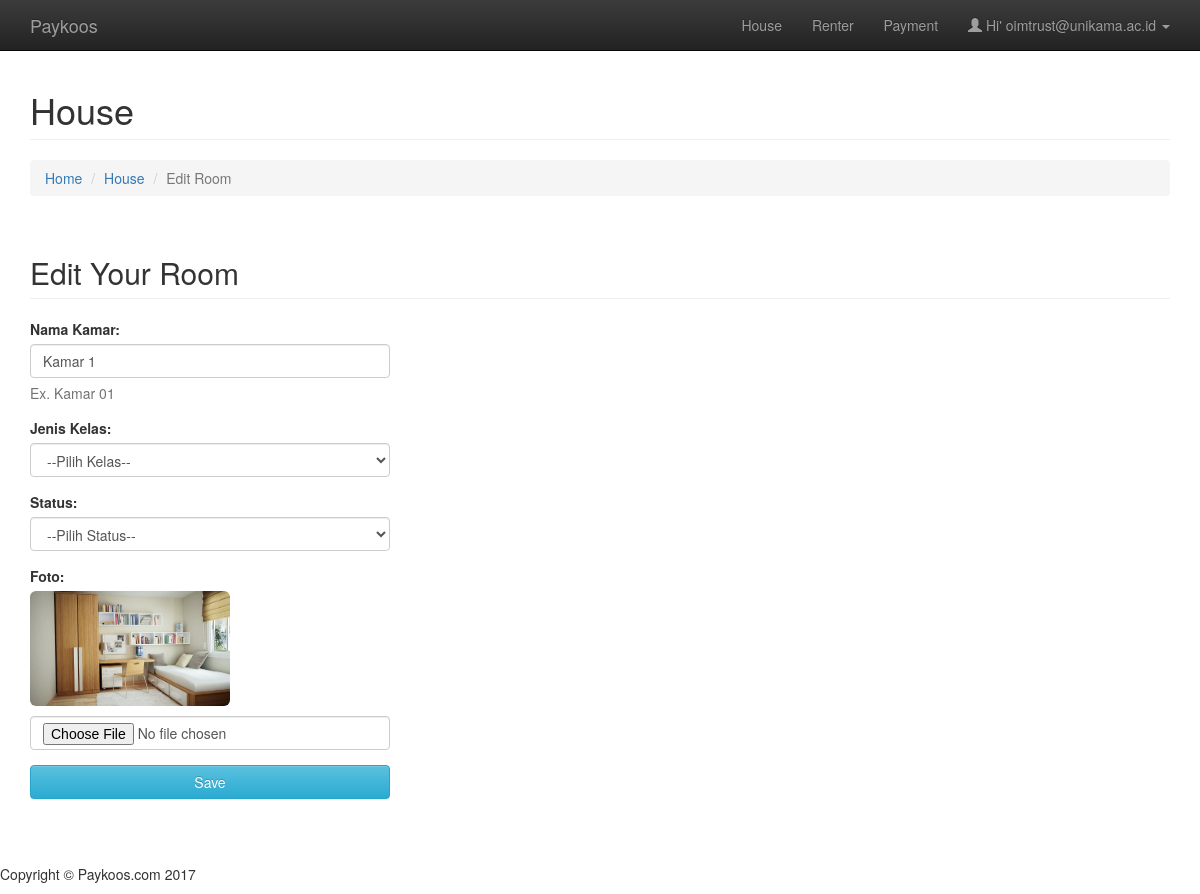
The app's page /owner-houseroom-edit.php?edit_idroom=1 (signed in) with its own data.
### tables this page shows
CREATE TABLE `tbl_owner` (
  `id_owner` int(11) NOT NULL,
  `username` varchar(50) NOT NULL,
  `password` varchar(255) NOT NULL,
  `email` varchar(255) NOT NULL,
  `fullname` varchar(85) NOT NULL,
  `gender` varchar(15) NOT NULL,
  `phone` varchar(14) NOT NULL,
  `address` varchar(255) NOT NULL,
  `id_role` int(10) NOT NULL
);

CREATE TABLE `tbl_rooms` (
  `id_room` int(10) NOT NULL,
  `id_owner` int(11) NOT NULL,
  `room_name` varchar(50) NOT NULL,
  `id_class` int(11) NOT NULL,
  `status` varchar(50) NOT NULL,
  `photo` varchar(255) NOT NULL
);

### owner-houseroom-edit.php (called while the page is built, shortened)
<?php
	require_once 'app/config/class.owner.php';
	$auth_owner	= new OWNER();
	$id_owner	= $_SESSION['user_session'];
	$stmt	= $auth_owner->runQuery("SELECT * FROM tbl_owner WHERE id_owner=:id_owner");
	$stmt->execute(array(":id_owner"=>$id_owner));
	$ownerRow=$stmt->fetch(PDO::FETCH_ASSOC);
	if (isset($_GET['edit_idroom']) && !empty($_GET['edit_idroom'])) {
		$iroom 			= $_GET['edit_idroom'];
		$stmt_edit		= $auth_owner->runQuery("SELECT id_owner, room_name, id_class, status, photo FROM tbl_rooms WHERE id_room =:iroom");
		$stmt_edit->execute(array(':iroom'=>$iroom));
		$edit_row		= $stmt_edit->fetch(PDO::FETCH_ASSOC);
	}
	else {
		$auth_owner->redirect('owner-house.php');
	}
	include 'app/view/header.php';
	include 'app/view/owner/menu-owner.php';
	include 'app/view/owner/houseroom-owner-edit.php';
	include 'app/view/footer.php';
 ?>

### app/config/class.owner.php (called while the page is built, shortened)
<?php
	class OWNER
	{
	    private $conn;
	    public function __construct()
	    {
	    	$database 	= new Database();
	    	$db 		= $database->dbConnection();
	    	$this->conn = $db;
	    }
	    public function runQuery($sql)
	    {
	    	$stmt	= $this->conn->prepare($sql);
	    	return $stmt;
	    }
	}
 ?>

### app/view/owner/houseroom-owner-edit.php (the view, shortened to what this page needs)
<div class="container">
        <div class="row">
            <div class="col-lg-12">
                <h1 class="page-header">House
                </h1>
                <ol class="breadcrumb">
                    <li><a href="owner-index.php">Home</a>
                    </li>
                    <li><a href="owner-house.php" title="">House</a></li>
                    <li class="active">Edit Room</li>
                </ol>
            </div>
        </div>
    <div class="row">
    	<div class="col-lg-12">
            <h2 class="page-header">Edit Your Room</h2>
        </div>
        <div class="row">
        	<div class="col-lg-12">
            <form method="post" role="form" action="" name="roomFormEdit" enctype="multipart/form-data">
	        	<div class="col-md-4">
                    <div class="control-group form-group">
                        <div class="controls">
                            <label>Nama Kamar:</label>
                            <input type="text" name="room_name" class="form-control" value="<?php echo $edit_row['room_name']; ?>">
                            <p class="help-block">Ex. Kamar 01</p>
                        </div>
                    </div>
                    <div class="control-group form-group">
                        <div class="controls">
                            <label>Jenis Kelas:</label>
                            <select name="id_class" class="form-control">
                                <option selected="selected">--Pilih Kelas--</option>
                            </select>
                        </div>
                    </div>
                    <div class="control-group form-group">
                        <div class="controls">
                            <label>Status:</label>
                            <select name="status" class="form-control">
                                <option value="">--Pilih Status--</option>
                            </select>
                        </div>
                    </div>
                    <div class="control-group form-group">
                        <div class="controls">
                            <label>Foto:</label>
                            <p><img src="photo_rooms/<?php echo $edit_row['photo']; ?>" class="img-rounded" width="200px" height="115px"></p>
                            <input type="file" name="photo" class="form-control input-group" accept="image/*">
                        </div>
                    </div>
                    <div class="control-group form-group">
                        <div class="controls">
                            <button type="submit" name="btn-save-room-update" class="btn btn-info form-control">Save</button>
                        </div>
                    </div>
	            </div>
            </form>
	        </div>
        </div>
    </div>
</div>

### app/view/owner/menu-owner.php (shortened to what this page needs)
<nav class="navbar navbar-inverse navbar-fixed-top" role="navigation">
    <div class="container">
        <div class="navbar-header">
            <a class="navbar-brand" href="owner-index.php">Paykoos</a>
        </div>
        <div class="collapse navbar-collapse" id="bs-example-navbar-collapse-1">
            <ul class="nav navbar-nav navbar-right">
                <li>
                    <a href="owner-house.php">House</a>
                </li>
                <li>
                    <a href="owner-renter.php">Renter</a>
                </li>
                <li>
                    <a href="owner-payment.php">Payment</a>
                </li>
                <li class="dropdown">
                    <a href="#" class="dropdown-toggle" data-toggle="dropdown"><span class="glyphicon glyphicon-user"></span>&nbsp;Hi' <?php echo $ownerRow['email']; ?>&nbsp;<b class="caret"></b></a>
                </li>
            </ul>
        </div>
    </div>
</nav>

### asset/css/modern-business.css (style rules this page uses)
html, body { height: 100%; }
body { padding-top: 50px; }

### records on screen
tbl_owner: email "oimtrust@unikama.ac.id"
tbl_rooms: room_name "Kamar 1", photo (picture)
